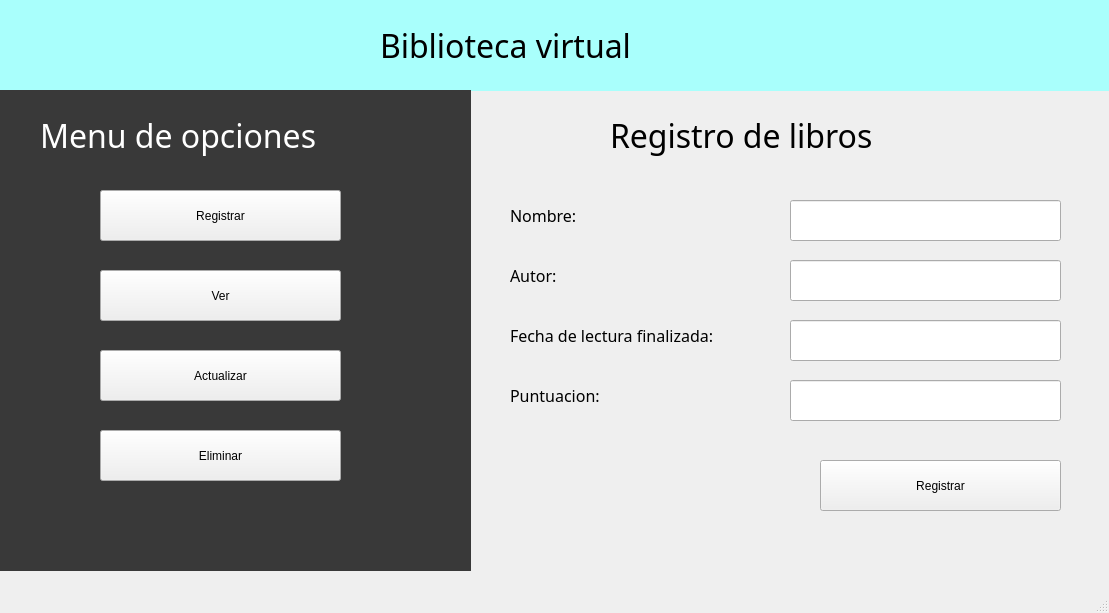
<?xml version="1.0" encoding="UTF-8"?>
<ui version="4.0">
 <class>MainWindow</class>
 <widget class="QMainWindow" name="MainWindow">
  <property name="geometry">
   <rect>
    <x>0</x>
    <y>0</y>
    <width>1109</width>
    <height>613</height>
   </rect>
  </property>
  <property name="windowTitle">
   <string>MainWindow</string>
  </property>
  <widget class="QWidget" name="centralwidget">
   <widget class="QLabel" name="label">
    <property name="geometry">
     <rect>
      <x>-10</x>
      <y>0</y>
      <width>1131</width>
      <height>91</height>
     </rect>
    </property>
    <property name="styleSheet">
     <string notr="true">background-color: rgb(169, 255, 252);</string>
    </property>
    <property name="text">
     <string/>
    </property>
   </widget>
   <widget class="QLabel" name="label_3">
    <property name="geometry">
     <rect>
      <x>-10</x>
      <y>90</y>
      <width>481</width>
      <height>481</height>
     </rect>
    </property>
    <property name="styleSheet">
     <string notr="true">background-color: rgb(57, 57, 57);</string>
    </property>
    <property name="text">
     <string/>
    </property>
   </widget>
   <widget class="QLabel" name="label_4">
    <property name="geometry">
     <rect>
      <x>380</x>
      <y>20</y>
      <width>351</width>
      <height>51</height>
     </rect>
    </property>
    <property name="font">
     <font>
      <family>Kristen ITC</family>
      <pointsize>24</pointsize>
     </font>
    </property>
    <property name="text">
     <string>Biblioteca virtual </string>
    </property>
   </widget>
   <widget class="QPushButton" name="pushButton">
    <property name="geometry">
     <rect>
      <x>100</x>
      <y>190</y>
      <width>241</width>
      <height>51</height>
     </rect>
    </property>
    <property name="text">
     <string>Registrar</string>
    </property>
   </widget>
   <widget class="QPushButton" name="pushButton_2">
    <property name="geometry">
     <rect>
      <x>100</x>
      <y>350</y>
      <width>241</width>
      <height>51</height>
     </rect>
    </property>
    <property name="text">
     <string>Actualizar</string>
    </property>
   </widget>
   <widget class="QPushButton" name="pushButton_4">
    <property name="geometry">
     <rect>
      <x>100</x>
      <y>430</y>
      <width>241</width>
      <height>51</height>
     </rect>
    </property>
    <property name="text">
     <string>Eliminar</string>
    </property>
   </widget>
   <widget class="QPushButton" name="pushButton_5">
    <property name="geometry">
     <rect>
      <x>100</x>
      <y>270</y>
      <width>241</width>
      <height>51</height>
     </rect>
    </property>
    <property name="text">
     <string>Ver</string>
    </property>
   </widget>
   <widget class="QLabel" name="label_5">
    <property name="geometry">
     <rect>
      <x>40</x>
      <y>110</y>
      <width>371</width>
      <height>51</height>
     </rect>
    </property>
    <property name="font">
     <font>
      <family>Kristen ITC</family>
      <pointsize>24</pointsize>
     </font>
    </property>
    <property name="styleSheet">
     <string notr="true"/>
    </property>
    <property name="text">
     <string>&lt;html&gt;&lt;head/&gt;&lt;body&gt;&lt;p&gt;&lt;span style=&quot; color:#ffffff;&quot;&gt;Menu de opciones&lt;/span&gt;&lt;/p&gt;&lt;/body&gt;&lt;/html&gt;</string>
    </property>
   </widget>
   <widget class="QStackedWidget" name="stackedWidget">
    <property name="geometry">
     <rect>
      <x>460</x>
      <y>90</y>
      <width>651</width>
      <height>481</height>
     </rect>
    </property>
    <widget class="QWidget" name="page_Registrar">
     <widget class="QLabel" name="label_7">
      <property name="geometry">
       <rect>
        <x>150</x>
        <y>20</y>
        <width>351</width>
        <height>51</height>
       </rect>
      </property>
      <property name="font">
       <font>
        <family>Kristen ITC</family>
        <pointsize>24</pointsize>
       </font>
      </property>
      <property name="text">
       <string>Registro de libros</string>
      </property>
     </widget>
     <widget class="QPushButton" name="pushButton_6">
      <property name="geometry">
       <rect>
        <x>360</x>
        <y>370</y>
        <width>241</width>
        <height>51</height>
       </rect>
      </property>
      <property name="text">
       <string>Registrar</string>
      </property>
     </widget>
     <widget class="QLabel" name="label_8">
      <property name="geometry">
       <rect>
        <x>50</x>
        <y>100</y>
        <width>191</width>
        <height>51</height>
       </rect>
      </property>
      <property name="font">
       <font>
        <family>Kristen ITC</family>
        <pointsize>12</pointsize>
       </font>
      </property>
      <property name="text">
       <string>Nombre: </string>
      </property>
     </widget>
     <widget class="QLabel" name="label_9">
      <property name="geometry">
       <rect>
        <x>50</x>
        <y>160</y>
        <width>191</width>
        <height>51</height>
       </rect>
      </property>
      <property name="font">
       <font>
        <family>Kristen ITC</family>
        <pointsize>12</pointsize>
       </font>
      </property>
      <property name="text">
       <string>Autor:</string>
      </property>
     </widget>
     <widget class="QLabel" name="label_10">
      <property name="geometry">
       <rect>
        <x>50</x>
        <y>220</y>
        <width>291</width>
        <height>51</height>
       </rect>
      </property>
      <property name="font">
       <font>
        <family>Kristen ITC</family>
        <pointsize>12</pointsize>
       </font>
      </property>
      <property name="text">
       <string>Fecha de lectura finalizada: </string>
      </property>
     </widget>
     <widget class="QLabel" name="label_11">
      <property name="geometry">
       <rect>
        <x>50</x>
        <y>280</y>
        <width>191</width>
        <height>51</height>
       </rect>
      </property>
      <property name="font">
       <font>
        <family>Kristen ITC</family>
        <pointsize>12</pointsize>
       </font>
      </property>
      <property name="text">
       <string>Puntuacion: </string>
      </property>
     </widget>
     <widget class="QLineEdit" name="lineEdit">
      <property name="geometry">
       <rect>
        <x>330</x>
        <y>110</y>
        <width>271</width>
        <height>41</height>
       </rect>
      </property>
     </widget>
     <widget class="QLineEdit" name="lineEdit_2">
      <property name="geometry">
       <rect>
        <x>330</x>
        <y>170</y>
        <width>271</width>
        <height>41</height>
       </rect>
      </property>
     </widget>
     <widget class="QLineEdit" name="lineEdit_3">
      <property name="geometry">
       <rect>
        <x>330</x>
        <y>230</y>
        <width>271</width>
        <height>41</height>
       </rect>
      </property>
     </widget>
     <widget class="QLineEdit" name="lineEdit_4">
      <property name="geometry">
       <rect>
        <x>330</x>
        <y>290</y>
        <width>271</width>
        <height>41</height>
       </rect>
      </property>
     </widget>
    </widget>
    <widget class="QWidget" name="page_Actualizar">
     <widget class="QLabel" name="label_12">
      <property name="geometry">
       <rect>
        <x>160</x>
        <y>20</y>
        <width>351</width>
        <height>51</height>
       </rect>
      </property>
      <property name="font">
       <font>
        <family>Kristen ITC</family>
        <pointsize>24</pointsize>
       </font>
      </property>
      <property name="text">
       <string>Actualizar libros</string>
      </property>
     </widget>
     <widget class="QLabel" name="label_13">
      <property name="geometry">
       <rect>
        <x>10</x>
        <y>80</y>
        <width>171</width>
        <height>41</height>
       </rect>
      </property>
      <property name="font">
       <font>
        <family>Kristen ITC</family>
        <pointsize>12</pointsize>
       </font>
      </property>
      <property name="text">
       <string>Nombre del libro: </string>
      </property>
     </widget>
     <widget class="QLineEdit" name="lineEdit_5">
      <property name="geometry">
       <rect>
        <x>190</x>
        <y>80</y>
        <width>281</width>
        <height>41</height>
       </rect>
      </property>
     </widget>
     <widget class="QPushButton" name="pushButton_7">
      <property name="geometry">
       <rect>
        <x>480</x>
        <y>80</y>
        <width>151</width>
        <height>41</height>
       </rect>
      </property>
      <property name="text">
       <string>Buscar</string>
      </property>
     </widget>
     <widget class="QPushButton" name="pushButton_8">
      <property name="geometry">
       <rect>
        <x>480</x>
        <y>410</y>
        <width>151</width>
        <height>41</height>
       </rect>
      </property>
      <property name="text">
       <string>Actualizar</string>
      </property>
     </widget>
     <widget class="QLineEdit" name="lineEdit_6">
      <property name="geometry">
       <rect>
        <x>360</x>
        <y>140</y>
        <width>271</width>
        <height>41</height>
       </rect>
      </property>
     </widget>
     <widget class="QLineEdit" name="lineEdit_7">
      <property name="geometry">
       <rect>
        <x>360</x>
        <y>190</y>
        <width>271</width>
        <height>41</height>
       </rect>
      </property>
     </widget>
     <widget class="QLineEdit" name="lineEdit_8">
      <property name="geometry">
       <rect>
        <x>360</x>
        <y>240</y>
        <width>271</width>
        <height>41</height>
       </rect>
      </property>
     </widget>
     <widget class="QLineEdit" name="lineEdit_9">
      <property name="geometry">
       <rect>
        <x>360</x>
        <y>290</y>
        <width>271</width>
        <height>41</height>
       </rect>
      </property>
     </widget>
     <widget class="QLineEdit" name="lineEdit_10">
      <property name="geometry">
       <rect>
        <x>360</x>
        <y>350</y>
        <width>271</width>
        <height>41</height>
       </rect>
      </property>
     </widget>
     <widget class="QLabel" name="label_14">
      <property name="geometry">
       <rect>
        <x>50</x>
        <y>290</y>
        <width>291</width>
        <height>51</height>
       </rect>
      </property>
      <property name="font">
       <font>
        <family>Kristen ITC</family>
        <pointsize>12</pointsize>
       </font>
      </property>
      <property name="text">
       <string>Fecha de lectura finalizada: </string>
      </property>
     </widget>
     <widget class="QLabel" name="label_15">
      <property name="geometry">
       <rect>
        <x>50</x>
        <y>350</y>
        <width>291</width>
        <height>51</height>
       </rect>
      </property>
      <property name="font">
       <font>
        <family>Kristen ITC</family>
        <pointsize>12</pointsize>
       </font>
      </property>
      <property name="text">
       <string>Puntuacion:</string>
      </property>
     </widget>
     <widget class="QLabel" name="label_16">
      <property name="geometry">
       <rect>
        <x>50</x>
        <y>240</y>
        <width>291</width>
        <height>51</height>
       </rect>
      </property>
      <property name="font">
       <font>
        <family>Kristen ITC</family>
        <pointsize>12</pointsize>
       </font>
      </property>
      <property name="text">
       <string>Autor:</string>
      </property>
     </widget>
     <widget class="QLabel" name="label_17">
      <property name="geometry">
       <rect>
        <x>50</x>
        <y>190</y>
        <width>291</width>
        <height>51</height>
       </rect>
      </property>
      <property name="font">
       <font>
        <family>Kristen ITC</family>
        <pointsize>12</pointsize>
       </font>
      </property>
      <property name="text">
       <string>Nombre:</string>
      </property>
     </widget>
     <widget class="QLabel" name="label_18">
      <property name="geometry">
       <rect>
        <x>50</x>
        <y>140</y>
        <width>291</width>
        <height>51</height>
       </rect>
      </property>
      <property name="font">
       <font>
        <family>Kristen ITC</family>
        <pointsize>12</pointsize>
       </font>
      </property>
      <property name="text">
       <string>ID:</string>
      </property>
     </widget>
    </widget>
    <widget class="QWidget" name="page_Ver">
     <widget class="QTableWidget" name="tabla_libros">
      <property name="geometry">
       <rect>
        <x>10</x>
        <y>70</y>
        <width>631</width>
        <height>341</height>
       </rect>
      </property>
      <column>
       <property name="text">
        <string>ID: </string>
       </property>
      </column>
      <column>
       <property name="text">
        <string>Nombre: </string>
       </property>
      </column>
      <column>
       <property name="text">
        <string>Autor: </string>
       </property>
      </column>
      <column>
       <property name="text">
        <string>Fin de lectura: </string>
       </property>
      </column>
      <column>
       <property name="text">
        <string>Puntuacion: </string>
       </property>
      </column>
     </widget>
     <widget class="QLabel" name="label_6">
      <property name="geometry">
       <rect>
        <x>140</x>
        <y>10</y>
        <width>381</width>
        <height>51</height>
       </rect>
      </property>
      <property name="font">
       <font>
        <family>Kristen ITC</family>
        <pointsize>24</pointsize>
       </font>
      </property>
      <property name="text">
       <string>Libros Registrados</string>
      </property>
     </widget>
     <widget class="QPushButton" name="btn_Recargar">
      <property name="geometry">
       <rect>
        <x>390</x>
        <y>420</y>
        <width>241</width>
        <height>51</height>
       </rect>
      </property>
      <property name="text">
       <string>Recargar</string>
      </property>
     </widget>
    </widget>
    <widget class="QWidget" name="page_Eliminar">
     <widget class="QPushButton" name="pushButton_9">
      <property name="geometry">
       <rect>
        <x>490</x>
        <y>70</y>
        <width>151</width>
        <height>41</height>
       </rect>
      </property>
      <property name="text">
       <string>Buscar</string>
      </property>
     </widget>
     <widget class="QLabel" name="label_19">
      <property name="geometry">
       <rect>
        <x>190</x>
        <y>10</y>
        <width>271</width>
        <height>51</height>
       </rect>
      </property>
      <property name="font">
       <font>
        <family>Kristen ITC</family>
        <pointsize>24</pointsize>
       </font>
      </property>
      <property name="text">
       <string>Eliminar libro</string>
      </property>
     </widget>
     <widget class="QLineEdit" name="lineEdit_11">
      <property name="geometry">
       <rect>
        <x>200</x>
        <y>70</y>
        <width>281</width>
        <height>41</height>
       </rect>
      </property>
     </widget>
     <widget class="QLabel" name="label_20">
      <property name="geometry">
       <rect>
        <x>20</x>
        <y>70</y>
        <width>171</width>
        <height>41</height>
       </rect>
      </property>
      <property name="font">
       <font>
        <family>Kristen ITC</family>
        <pointsize>12</pointsize>
       </font>
      </property>
      <property name="text">
       <string>Nombre del libro: </string>
      </property>
     </widget>
     <widget class="QPushButton" name="pushButton_10">
      <property name="geometry">
       <rect>
        <x>490</x>
        <y>420</y>
        <width>151</width>
        <height>41</height>
       </rect>
      </property>
      <property name="text">
       <string>Eliminar</string>
      </property>
     </widget>
     <widget class="QTableWidget" name="tabla_libros_2">
      <property name="geometry">
       <rect>
        <x>10</x>
        <y>120</y>
        <width>631</width>
        <height>291</height>
       </rect>
      </property>
      <column>
       <property name="text">
        <string>ID: </string>
       </property>
      </column>
      <column>
       <property name="text">
        <string>Nombre: </string>
       </property>
      </column>
      <column>
       <property name="text">
        <string>Autor: </string>
       </property>
      </column>
      <column>
       <property name="text">
        <string>Fin de lectura: </string>
       </property>
      </column>
      <column>
       <property name="text">
        <string>Puntuacion: </string>
       </property>
      </column>
     </widget>
    </widget>
   </widget>
  </widget>
  <widget class="QMenuBar" name="menubar">
   <property name="geometry">
    <rect>
     <x>0</x>
     <y>0</y>
     <width>1109</width>
     <height>26</height>
    </rect>
   </property>
  </widget>
  <widget class="QStatusBar" name="statusbar"/>
 </widget>
 <resources/>
 <connections/>
</ui>
